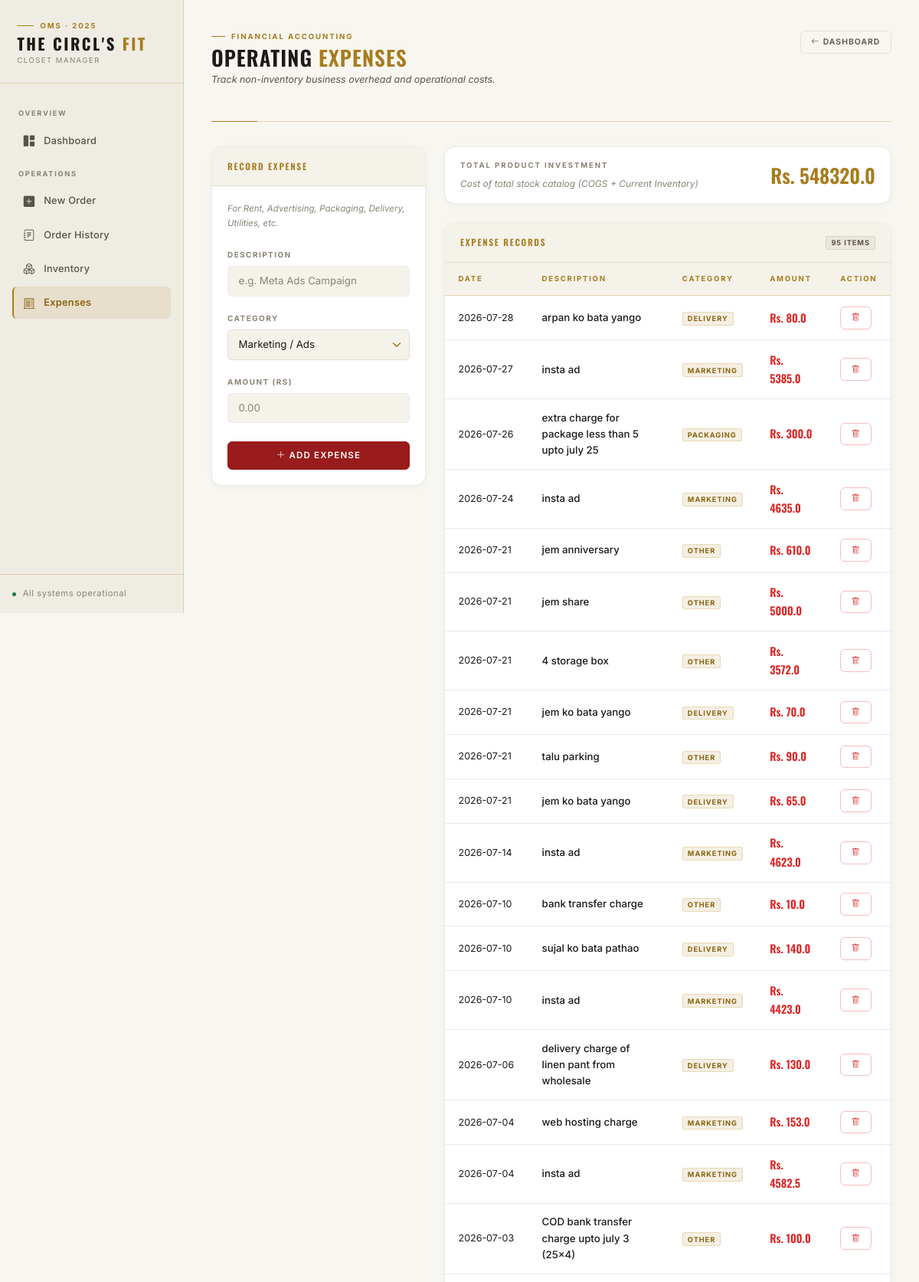
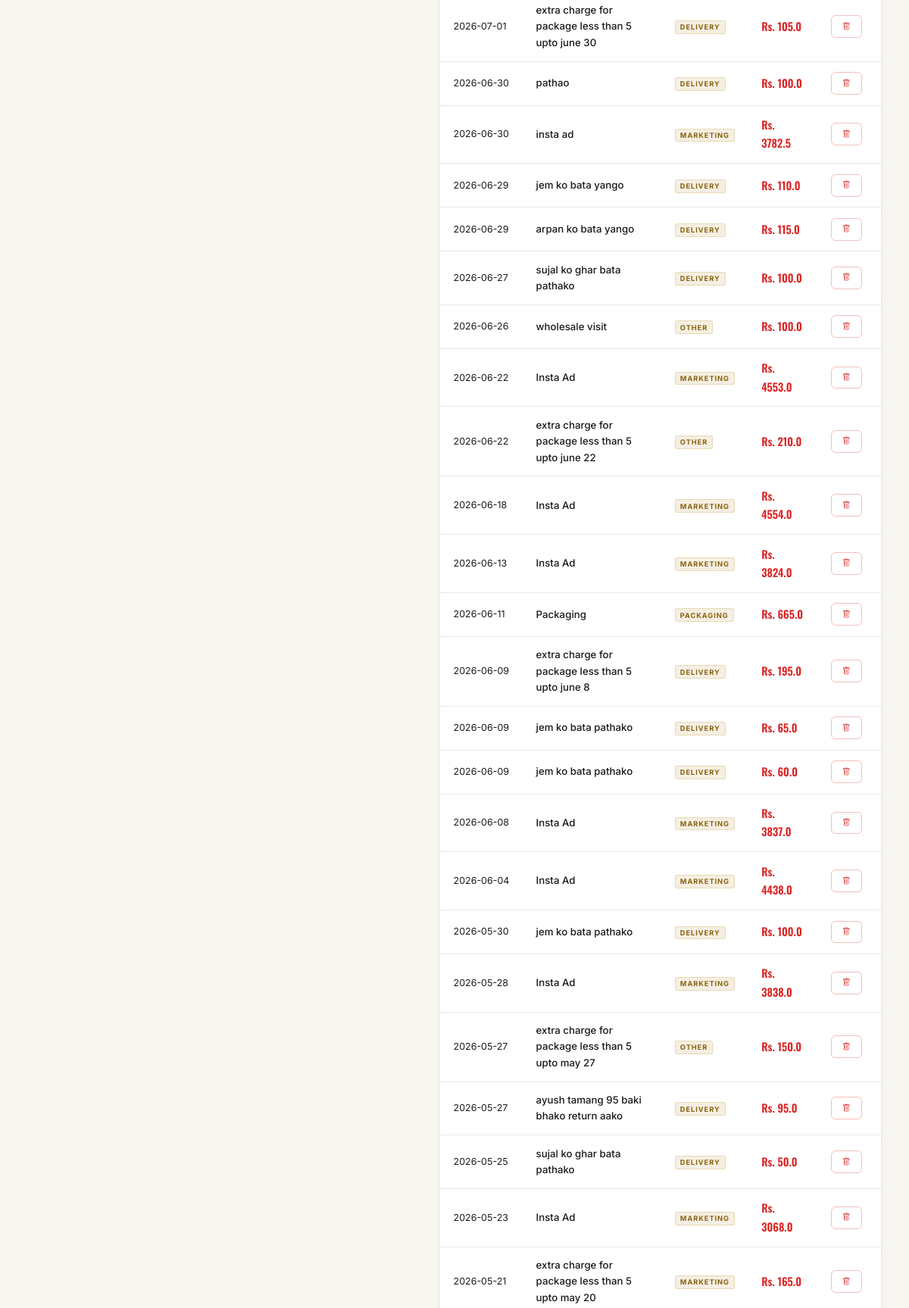
/expenses (upper part), run on the app's committed database (2 pictures, top to bottom).
### app.py (models this page shows)
class Expense(db.Model):
    id = db.Column(db.Integer, primary_key=True)
    description = db.Column(db.String(100), nullable=False)
    category = db.Column(db.String(50), nullable=False) # e.g. Rent, Marketing, Packaging
    amount = db.Column(db.Float, nullable=False)
    date = db.Column(db.DateTime, default=datetime.utcnow)

### app.py (the view, shortened to what this page needs)
@app.route('/expenses', methods=['GET', 'POST'])
def expenses():
    all_expenses = Expense.query.order_by(Expense.date.desc()).all()
    inventory_value = 0
    products = Product.query.all()
    for p in products:
        inventory_value += (p.stock * p.cost_price)
    sold_cost = 0
    order_items = OrderItem.query.all()
    for item in order_items:
        product = Product.query.get(item.product_id)
        if product:
            sold_cost += (item.quantity * product.cost_price)
    total_product_expense = inventory_value + sold_cost
    return render_template('expenses.html',
                           expenses=all_expenses,
                           product_expense=total_product_expense)

### templates/expenses.html (shortened to what this page needs)
{% extends "layout.html" %}
{% block content %}
<div class="page-header">
    <div>
        <div class="page-header-eyebrow">
            <div class="page-header-eyebrow-line"></div>
            <span class="page-header-eyebrow-text">Financial Accounting</span>
        </div>
        <h1>Operating <span class="gold">Expenses</span></h1>
        <p class="page-header-sub">Track non-inventory business overhead and operational costs.</p>
    </div>
    <a href="/" class="btn btn-outline-secondary btn-sm">
        <i class="bi bi-arrow-left me-1"></i>Dashboard
    </a>
</div>
<div class="row g-4">
    <div class="col-md-4">
        <div class="card" style="position: sticky; top: 1.5rem;">
            <div class="card-header">Record Expense</div>
            <div class="card-body">
                <p style="font-size: 0.72rem; color: var(--text-tertiary); font-style: italic; margin-bottom: 1.25rem;">
                    For Rent, Advertising, Packaging, Delivery, Utilities, etc.
                </p>
                <form method="POST">
                    <div class="mb-3">
                        <label class="form-label">Description</label>
                        <input type="text" name="description" class="form-control" placeholder="e.g. Meta Ads Campaign" required>
                    </div>
                    <div class="mb-3">
                        <label class="form-label">Category</label>
                        <select name="category" class="form-select">
                            <option value="Marketing">Marketing / Ads</option>
                        </select>
                    </div>
                    <div class="mb-4">
                        <label class="form-label">Amount (Rs)</label>
                        <input type="number" name="amount" step="0.01" class="form-control" placeholder="0.00" required>
                    </div>
                    <button type="submit" class="btn btn-danger w-100">
                        <i class="bi bi-plus-lg me-1"></i>Add Expense
                    </button>
                </form>
            </div>
        </div>
    </div>
    <div class="col-md-8">
        <div class="card mb-4" style="background: var(--surface-2); border-color: var(--line-soft);">
            <div class="card-body d-flex justify-content-between align-items-center py-3">
                <div>
                    <div class="stat-label">Total Product Investment</div>
                    <div style="font-size: 0.75rem; color: var(--text-tertiary); font-style: italic;">Cost of total stock catalog (COGS + Current Inventory)</div>
                </div>
                <div class="text-end">
                    <div style="font-family: 'Oswald', sans-serif; font-size: 1.6rem; font-weight: 600; color: var(--gold);">Rs. {{ product_expense }}</div>
                </div>
            </div>
        </div>
        <div class="card">
            <div class="card-header" style="justify-content: space-between;">
                <span>Expense Records</span>
                <span class="badge bg-secondary">{{ expenses | length }} items</span>
            </div>
            <div class="card-body p-0">
                <div class="table-responsive">
                    <table class="table table-hover mb-0 align-middle">
                        <thead>
                            <tr>
                                <th>Date</th>
                                <th>Description</th>
                                <th>Category</th>
                                <th>Amount</th>
                                <th>Action</th>
                            </tr>
                        </thead>
                        <tbody>
                            {% for exp in expenses %}
                            <tr>
                                <td style="color: var(--text-secondary); font-size: 0.78rem; white-space: nowrap;">
                                    {{ exp.date.strftime('%Y-%m-%d') }}
                                </td>
                                <td style="font-weight: 500;">{{ exp.description }}</td>
                                <td>
                                    <span class="badge bg-gold">{{ exp.category }}</span>
                                </td>
                                <td>
                                    <span style="font-family: 'Oswald', sans-serif; font-weight: 600; color: var(--danger); font-size: 0.9rem;">
                                        Rs. {{ exp.amount }}
                                    </span>
                                </td>
                                <td>
                                    <a href="/delete_expense/{{ exp.id }}" class="btn btn-sm btn-outline-danger"
                                       onclick="return confirm('Delete this expense entry?')" title="Delete">
                                        <i class="bi bi-trash"></i>
                                    </a>
                                </td>
                            </tr>
                            {% else %}
                            <tr>
                                <td colspan="5" class="text-center py-4" style="color: var(--text-tertiary); font-style: italic; font-size: 0.78rem;">
                                    No operating expenses recorded yet.
                                </td>
                            </tr>
                            {% endfor %}
                        </tbody>
                    </table>
                </div>
            </div>
        </div>
    </div>
</div>
{% endblock %}

### templates/layout.html (shortened to what this page needs)
<!DOCTYPE html>
<html lang="en">
<head>
    <link href="https://cdn.jsdelivr.net/npm/bootstrap@5.3.0/dist/css/bootstrap.min.css" rel="stylesheet">
    <link rel="stylesheet" href="https://cdn.jsdelivr.net/npm/bootstrap-icons@1.11.3/font/bootstrap-icons.min.css">
</head>
<body>
    <aside class="sidebar" id="sidebar">
        <a class="sidebar-brand" href="/">
            <div class="sidebar-eyebrow">
                <div class="sidebar-eyebrow-line"></div>
                <span class="sidebar-eyebrow-text">OMS · 2025</span>
            </div>
            <span class="sidebar-brand-name">The Circl's <span>Fit</span></span>
            <span class="sidebar-brand-sub">Closet Manager</span>
        </a>
        <nav class="sidebar-nav">
            <span class="sidebar-nav-label">Overview</span>
            <a class="sidebar-link {% if request.path == '/' %}active{% endif %}" href="/">
                <i class="bi bi-grid-1x2-fill"></i> Dashboard
            </a>
            <span class="sidebar-nav-label">Operations</span>
            <a class="sidebar-link {% if request.path == '/new_order' %}active{% endif %}" href="/new_order">
                <i class="bi bi-plus-square-fill"></i> New Order
            </a>
            <a class="sidebar-link {% if request.path == '/orders' %}active{% endif %}" href="/orders">
                <i class="bi bi-journal-text"></i> Order History
            </a>
            <a class="sidebar-link {% if request.path == '/inventory' %}active{% endif %}" href="/inventory">
                <i class="bi bi-boxes"></i> Inventory
            </a>
            <a class="sidebar-link {% if request.path == '/expenses' %}active{% endif %}" href="/expenses">
                <i class="bi bi-receipt-cutoff"></i> Expenses
            </a>
        </nav>
        <div class="sidebar-footer">
            <div class="sidebar-status">
                <div class="status-dot"></div>
                <span>All systems operational</span>
            </div>
        </div>
    </aside>
    <div class="main-wrapper">
        <div class="main-content page-content">
            {% block content %}{% endblock %}
        </div>
    </div>
</body>
</html>

### data on the page
Expense: date "2026-07-28", description "arpan ko bata yango", category "DELIVERY", amount "80.0"
Expense: date "2026-07-27", description "insta ad", category "MARKETING", amount "5385.0"
Expense: date "2026-07-26", description "extra charge for package less than 5 upto july 25", category "PACKAGING", amount "300.0"
Expense: date "2026-07-24", description "insta ad", category "MARKETING", amount "4635.0"
Expense: date "2026-07-21", description "jem anniversary", category "OTHER", amount "610.0"
Expense: date "2026-07-21", description "jem share", category "OTHER", amount "5000.0"
Expense: date "2026-07-21", description "4 storage box", category "OTHER", amount "3572.0"
Expense: date "2026-07-21", description "jem ko bata yango", category "DELIVERY", amount "70.0"
Expense: date "2026-07-21", description "talu parking", category "OTHER", amount "90.0"
Expense: date "2026-07-21", description "jem ko bata yango", category "DELIVERY", amount "65.0"
Expense: date "2026-07-14", description "insta ad", category "MARKETING", amount "4623.0"
Expense: date "2026-07-10", description "bank transfer charge", category "OTHER", amount "10.0"
Expense: date "2026-07-10", description "sujal ko bata pathao", category "DELIVERY", amount "140.0"
Expense: date "2026-07-10", description "insta ad", category "MARKETING", amount "4423.0"
Expense: date "2026-07-06", description "delivery charge of linen pant from wholesale", category "DELIVERY", amount "130.0"
Expense: date "2026-07-04", description "web hosting charge", category "MARKETING", amount "153.0"
Expense: date "2026-07-04", description "insta ad", category "MARKETING", amount "4582.5"
Expense: date "2026-07-03", description "COD bank transfer charge upto july 3 (25x4)", category "OTHER", amount "100.0"
Expense: date "2026-07-01", description "extra charge for package less than 5 upto june 30", category "DELIVERY", amount "105.0"
Expense: date "2026-06-30", description "pathao", category "DELIVERY", amount "100.0"
Expense: date "2026-06-30", description "insta ad", category "MARKETING", amount "3782.5"
Expense: date "2026-06-29", description "jem ko bata yango", category "DELIVERY", amount "110.0"
Expense: date "2026-06-29", description "arpan ko bata yango", category "DELIVERY", amount "115.0"
Expense: date "2026-06-27", description "sujal ko ghar bata pathako", category "DELIVERY", amount "100.0"
Expense: date "2026-06-26", description "wholesale visit", category "OTHER", amount "100.0"
Expense: date "2026-06-22", description "Insta Ad", category "MARKETING", amount "4553.0"
Expense: date "2026-06-22", description "extra charge for package less than 5 upto june 22", category "OTHER", amount "210.0"
Expense: date "2026-06-18", description "Insta Ad", category "MARKETING", amount "4554.0"
Expense: date "2026-06-13", description "Insta Ad", category "MARKETING", amount "3824.0"
Expense: date "2026-06-11", description "Packaging", category "PACKAGING", amount "665.0"
Expense: date "2026-06-09", description "extra charge for package less than 5 upto june 8", category "DELIVERY", amount "195.0"
Expense: date "2026-06-09", description "jem ko bata pathako", category "DELIVERY", amount "65.0"
Expense: date "2026-06-09", description "jem ko bata pathako", category "DELIVERY", amount "60.0"
Expense: date "2026-06-08", description "Insta Ad", category "MARKETING", amount "3837.0"
Expense: date "2026-06-04", description "Insta Ad", category "MARKETING", amount "4438.0"
Expense: date "2026-05-30", description "jem ko bata pathako", category "DELIVERY", amount "100.0"
Expense: date "2026-05-28", description "Insta Ad", category "MARKETING", amount "3838.0"
Expense: date "2026-05-27", description "extra charge for package less than 5 upto may 27", category "OTHER", amount "150.0"
Expense: date "2026-05-27", description "ayush tamang 95 baki bhako return aako", category "DELIVERY", amount "95.0"
Expense: date "2026-05-25", description "sujal ko ghar bata pathako", category "DELIVERY", amount "50.0"
Expense: date "2026-05-23", description "Insta Ad", category "MARKETING", amount "3068.0"
Expense: date "2026-05-21", description "extra charge for package less than 5 upto may 20", category "MARKETING", amount "165.0"

### other printed values
{{ product_expense }} "548320.0"
{{ expenses | length }} "95"
